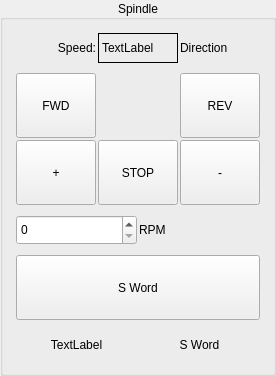
             <widget class="QGroupBox" name="groupBox_6">
              <property name="minimumSize">
               <size>
                <width>245</width>
                <height>285</height>
               </size>
              </property>
              <property name="title">
               <string>Spindle</string>
              </property>
              <property name="alignment">
               <set>Qt::AlignCenter</set>
              </property>
              <layout class="QVBoxLayout" name="verticalLayout_29">
               <item>
                <layout class="QHBoxLayout" name="horizontalLayout_41">
                 <property name="spacing">
                  <number>2</number>
                 </property>
                 <property name="leftMargin">
                  <number>2</number>
                 </property>
                 <property name="topMargin">
                  <number>2</number>
                 </property>
                 <property name="rightMargin">
                  <number>2</number>
                 </property>
                 <property name="bottomMargin">
                  <number>2</number>
                 </property>
                 <item>
                  <widget class="QLabel" name="label_22">
                   <property name="minimumSize">
                    <size>
                     <width>50</width>
                     <height>30</height>
                    </size>
                   </property>
                   <property name="text">
                    <string>Speed:</string>
                   </property>
                   <property name="alignment">
                    <set>Qt::AlignRight|Qt::AlignTrailing|Qt::AlignVCenter</set>
                   </property>
                  </widget>
                 </item>
                 <item>
                  <widget class="QLabel" name="spindle_speed_0_lb">
                   <property name="minimumSize">
                    <size>
                     <width>65</width>
                     <height>30</height>
                    </size>
                   </property>
                   <property name="frameShape">
                    <enum>QFrame::Box</enum>
                   </property>
                   <property name="text">
                    <string>TextLabel</string>
                   </property>
                  </widget>
                 </item>
                 <item>
                  <widget class="QLabel" name="spindle_direction_0_lb">
                   <property name="minimumSize">
                    <size>
                     <width>60</width>
                     <height>30</height>
                    </size>
                   </property>
                   <property name="text">
                    <string>Direction</string>
                   </property>
                  </widget>
                 </item>
                </layout>
               </item>
               <item>
                <layout class="QGridLayout" name="gridLayout_23">
                 <property name="leftMargin">
                  <number>2</number>
                 </property>
                 <property name="topMargin">
                  <number>2</number>
                 </property>
                 <property name="rightMargin">
                  <number>2</number>
                 </property>
                 <property name="bottomMargin">
                  <number>2</number>
                 </property>
                 <property name="spacing">
                  <number>2</number>
                 </property>
                 <item row="0" column="0">
                  <widget class="QPushButton" name="spindle_fwd_pb">
                   <property name="minimumSize">
                    <size>
                     <width>65</width>
                     <height>65</height>
                    </size>
                   </property>
                   <property name="text">
                    <string>FWD</string>
                   </property>
                  </widget>
                 </item>
                 <item row="1" column="1">
                  <widget class="QPushButton" name="spindle_stop_pb">
                   <property name="minimumSize">
                    <size>
                     <width>65</width>
                     <height>65</height>
                    </size>
                   </property>
                   <property name="text">
                    <string>STOP</string>
                   </property>
                  </widget>
                 </item>
                 <item row="1" column="0">
                  <widget class="QPushButton" name="spindle_plus_pb">
                   <property name="minimumSize">
                    <size>
                     <width>65</width>
                     <height>65</height>
                    </size>
                   </property>
                   <property name="text">
                    <string>+</string>
                   </property>
                  </widget>
                 </item>
                 <item row="1" column="2">
                  <widget class="QPushButton" name="spindle_minus_pb">
                   <property name="minimumSize">
                    <size>
                     <width>65</width>
                     <height>65</height>
                    </size>
                   </property>
                   <property name="text">
                    <string>-</string>
                   </property>
                  </widget>
                 </item>
                 <item row="0" column="2">
                  <widget class="QPushButton" name="spindle_rev_pb">
                   <property name="enabled">
                    <bool>true</bool>
                   </property>
                   <property name="minimumSize">
                    <size>
                     <width>65</width>
                     <height>65</height>
                    </size>
                   </property>
                   <property name="text">
                    <string>REV</string>
                   </property>
                  </widget>
                 </item>
                </layout>
               </item>
               <item>
                <layout class="QHBoxLayout" name="horizontalLayout_42">
                 <property name="spacing">
                  <number>2</number>
                 </property>
                 <property name="leftMargin">
                  <number>2</number>
                 </property>
                 <property name="topMargin">
                  <number>2</number>
                 </property>
                 <property name="rightMargin">
                  <number>2</number>
                 </property>
                 <property name="bottomMargin">
                  <number>2</number>
                 </property>
                 <item>
                  <widget class="QSpinBox" name="spindle_speed_sb">
                   <property name="minimumSize">
                    <size>
                     <width>110</width>
                     <height>30</height>
                    </size>
                   </property>
                   <property name="maximum">
                    <number>30000</number>
                   </property>
                  </widget>
                 </item>
                 <item>
                  <widget class="QLabel" name="label_23">
                   <property name="minimumSize">
                    <size>
                     <width>60</width>
                     <height>30</height>
                    </size>
                   </property>
                   <property name="text">
                    <string>RPM</string>
                   </property>
                  </widget>
                 </item>
                </layout>
               </item>
               <item>
                <layout class="QHBoxLayout" name="horizontalLayout_43">
                 <property name="spacing">
                  <number>2</number>
                 </property>
                 <property name="leftMargin">
                  <number>2</number>
                 </property>
                 <property name="topMargin">
                  <number>2</number>
                 </property>
                 <property name="rightMargin">
                  <number>2</number>
                 </property>
                 <property name="bottomMargin">
                  <number>2</number>
                 </property>
                 <item>
                  <widget class="QPushButton" name="mdi_s_pb">
                   <property name="minimumSize">
                    <size>
                     <width>0</width>
                     <height>65</height>
                    </size>
                   </property>
                   <property name="text">
                    <string>S Word</string>
                   </property>
                  </widget>
                 </item>
                </layout>
               </item>
               <item>
                <layout class="QHBoxLayout" name="horizontalLayout_44">
                 <property name="spacing">
                  <number>2</number>
                 </property>
                 <property name="leftMargin">
                  <number>2</number>
                 </property>
                 <property name="topMargin">
                  <number>2</number>
                 </property>
                 <property name="rightMargin">
                  <number>2</number>
                 </property>
                 <property name="bottomMargin">
                  <number>2</number>
                 </property>
                 <item>
                  <widget class="QLabel" name="settings_speed_lb">
                   <property name="minimumSize">
                    <size>
                     <width>80</width>
                     <height>30</height>
                    </size>
                   </property>
                   <property name="text">
                    <string>TextLabel</string>
                   </property>
                   <property name="alignment">
                    <set>Qt::AlignCenter</set>
                   </property>
                  </widget>
                 </item>
                 <item>
                  <widget class="QLabel" name="label_38">
                   <property name="minimumSize">
                    <size>
                     <width>90</width>
                     <height>30</height>
                    </size>
                   </property>
                   <property name="text">
                    <string>S Word</string>
                   </property>
                   <property name="alignment">
                    <set>Qt::AlignCenter</set>
                   </property>
                  </widget>
                 </item>
                </layout>
               </item>
              </layout>
             </widget>
